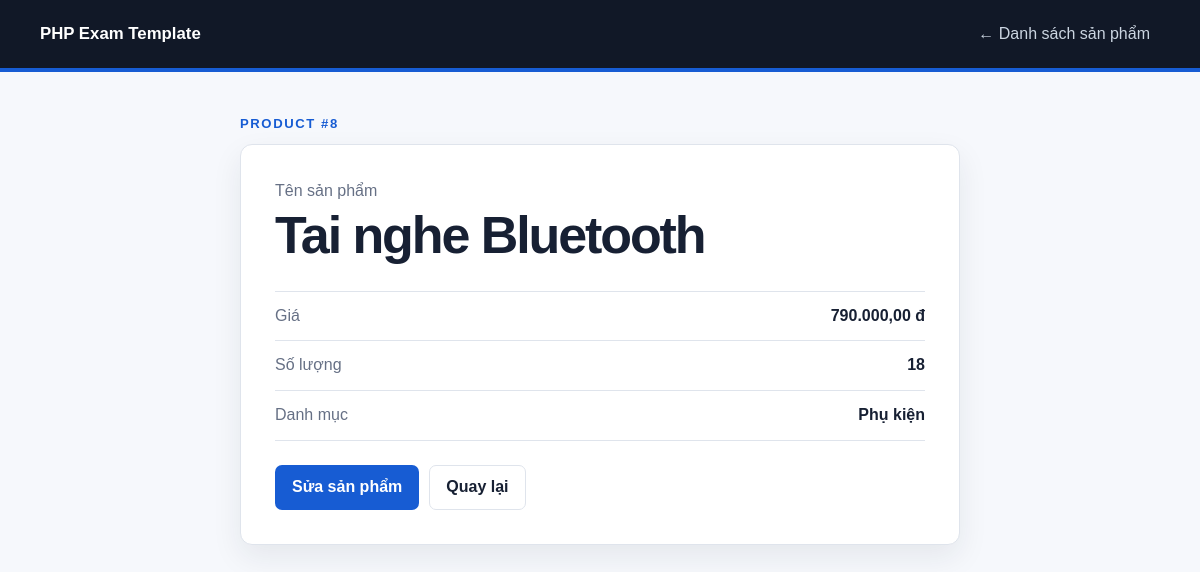
Page /product_view.php?id=8 on the committed database.
### tables this page shows
CREATE TABLE IF NOT EXISTS products (
     
    product_id INT AUTO_INCREMENT PRIMARY KEY,
    name VARCHAR(150) NOT NULL,
    price DECIMAL(12, 2) NOT NULL DEFAULT 0,
    quantity INT NOT NULL DEFAULT 0,
    category_id INT NULL,
    image VARCHAR(255) NULL,

     
    CONSTRAINT fk_products_categories
        FOREIGN KEY (category_id)
        REFERENCES categories(category_id)
        ON UPDATE CASCADE
        ON DELETE SET NULL
);

CREATE TABLE IF NOT EXISTS categories (
     
    category_id INT AUTO_INCREMENT PRIMARY KEY,
    category_name VARCHAR(100) NOT NULL UNIQUE
);

### config/features.php (called while the page is built)
<?php
$features = [
    'search' => true,
    'pagination' => true,
    'category' => true,
    'upload' => true,
];

### includes/functions.php (called while the page is built, shortened)
<?php
function e($value)
{
    return htmlspecialchars((string) $value, ENT_QUOTES | ENT_SUBSTITUTE, 'UTF-8');
}
function positive_id($value)
{
    return filter_var($value, FILTER_VALIDATE_INT, ['options' => ['min_range' => 1]]);
}
function money($amount)
{
    return number_format((float) $amount, 2, ',', '.') . ' đ';
}

### product_view.php (the view, shortened to what this page needs)
<?php
require_once __DIR__ . '/config/database.php';
require_once __DIR__ . '/config/features.php';
require_once __DIR__ . '/includes/functions.php';
$productId = positive_id($_GET['id'] ?? null);
$selectParts = ['p.product_id', 'p.name', 'p.price', 'p.quantity'];
$joinSql = '';
if ($features['category']) {
    $selectParts[] = 'c.category_name';
    $joinSql = ' LEFT JOIN categories AS c ON p.category_id = c.category_id';
}
if ($features['upload']) {
    $selectParts[] = 'p.image';
}
$stmt = $conn->prepare('SELECT ' . implode(', ', $selectParts)
    . ' FROM products AS p' . $joinSql . ' WHERE p.product_id = ?');
$stmt->execute([$productId]);
$product = $stmt->fetch();
?>
<!doctype html>
<html lang="vi">
<head>
    <link rel="stylesheet" href="style.css">
</head>
<body>
<header class="site-header"><div class="container header-inner">
    <a class="brand" href="index.php">PHP Exam Template</a>
    <nav class="nav"><a href="products.php">← Danh sách sản phẩm</a></nav>
</div></header>
<main class="container narrow page-space">
    <p class="eyebrow">PRODUCT #<?= (int) $product['product_id'] ?></p>
    <section class="detail-card">
        <div><p class="detail-label">Tên sản phẩm</p><h1><?= e($product['name']) ?></h1></div>
        <dl class="detail-list">
            <div><dt>Giá</dt><dd><?= e(money($product['price'])) ?></dd></div>
            <div><dt>Số lượng</dt><dd><?= (int) $product['quantity'] ?></dd></div>
            <?php if ($features['category']): ?><div><dt>Danh mục</dt><dd><?= e($product['category_name'] ?? 'Chưa phân loại') ?></dd></div><?php endif; ?>
        </dl>
        <div class="actions">
            <a class="button primary" href="product_edit.php?id=<?= (int) $productId ?>">Sửa sản phẩm</a>
            <a class="button secondary" href="products.php">Quay lại</a>
        </div>
    </section>
</main>
</body>
</html>

### style.css (style rules this page uses)
:root { --ink: #172033; --muted: #667085; --paper: #f6f8fc; --surface: #ffffff; --line: #dfe4ec; --primary: #175cd3; --primary-dark: #124aa9; --danger: #b42318; --success: #067647; --shadow: 0 12px 30px rgba(23, 32, 51, 0.08); }
* { box-sizing: border-box; }
body { margin: 0; color: var(--ink); background: var(--paper); font-family: Arial, Helvetica, sans-serif; font-size: 16px; line-height: 1.55; }
a { color: var(--primary); }
.container { width: min(1120px, calc(100% - 32px)); margin-inline: auto; }
.container.narrow { width: min(720px, calc(100% - 32px)); }
.page-space { padding-block: 42px 64px; }
.site-header { color: #fff; background: #111827; border-bottom: 4px solid var(--primary); }
.header-inner { min-height: 68px; display: flex; align-items: center; justify-content: space-between; gap: 24px; }
.brand { color: #fff; font-size: 1.05rem; font-weight: 800; text-decoration: none; }
.nav { display: flex; flex-wrap: wrap; gap: 6px; }
.nav a { color: #cbd5e1; padding: 8px 10px; text-decoration: none; border-radius: 6px; }
h1, h2 { margin-top: 0; line-height: 1.2; }
h1 { margin-bottom: 16px; font-size: clamp(2rem, 5vw, 3.25rem); letter-spacing: -0.04em; }
.eyebrow { margin: 0 0 10px; color: var(--primary); font-size: .82rem; font-weight: 800; letter-spacing: .12em; }
.actions { display: flex; flex-wrap: wrap; gap: 10px; margin-top: 24px; }
.button { display: inline-flex; min-height: 42px; align-items: center; justify-content: center; padding: 9px 16px; border: 1px solid transparent; border-radius: 7px; font: inherit; font-weight: 700; text-decoration: none; cursor: pointer; }
.button.primary { color: #fff; background: var(--primary); }
.button.secondary { color: var(--ink); background: #fff; border-color: var(--line); }
.card, .form-card, .detail-card { background: var(--surface); border: 1px solid var(--line); border-radius: 12px; box-shadow: var(--shadow); }
.form-card, .detail-card { padding: clamp(22px, 4vw, 34px); }
.detail-label { margin: 0; color: var(--muted); }
.detail-list { margin: 24px 0; border-top: 1px solid var(--line); }
.detail-list div { display: flex; justify-content: space-between; gap: 20px; padding: 12px 0; border-bottom: 1px solid var(--line); }
.detail-list dt { color: var(--muted); }
.detail-list dd { margin: 0; font-weight: 700; }

### rows in the picture
products: product_id "8", name "Tai nghe Bluetooth", price "790.000,00 đ", quantity "18", category.category_name "Phụ kiện"
